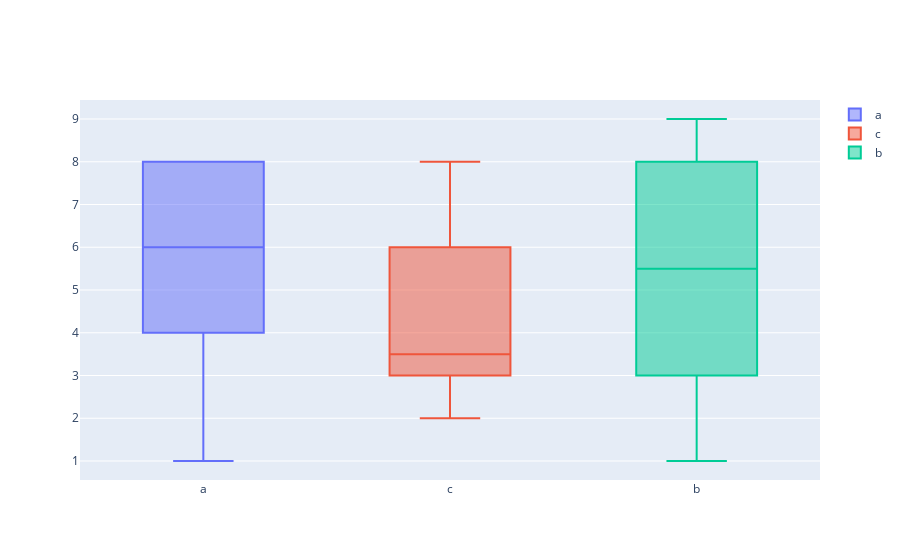

Notebook cell for this chart:
### Code cell
data = []
for col in temp.columns:
    trace = go.Box(
        y= temp[col]
        , name = col
    )
    data.append(trace)
iplot(data)

### Figure 1 — Plotly figure (JSON) as saved in the notebook; plotly's stock layout.template omitted (floating-point values rounded to 4 significant figures)
{"data": [{"name": "a", "type": "box", "y": [1, 6, 7, 6, 4, 3, 8, 8, 5, 8]}, {"name": "c", "type": "box", "y": [5, 2, 3, 6, 7, 2, 4, 3, 8, 3]}, {"name": "b", "type": "box", "y": [1, 4, 5, 8, 2, 6, 8, 7, 3, 9]}], "layout": {}}
